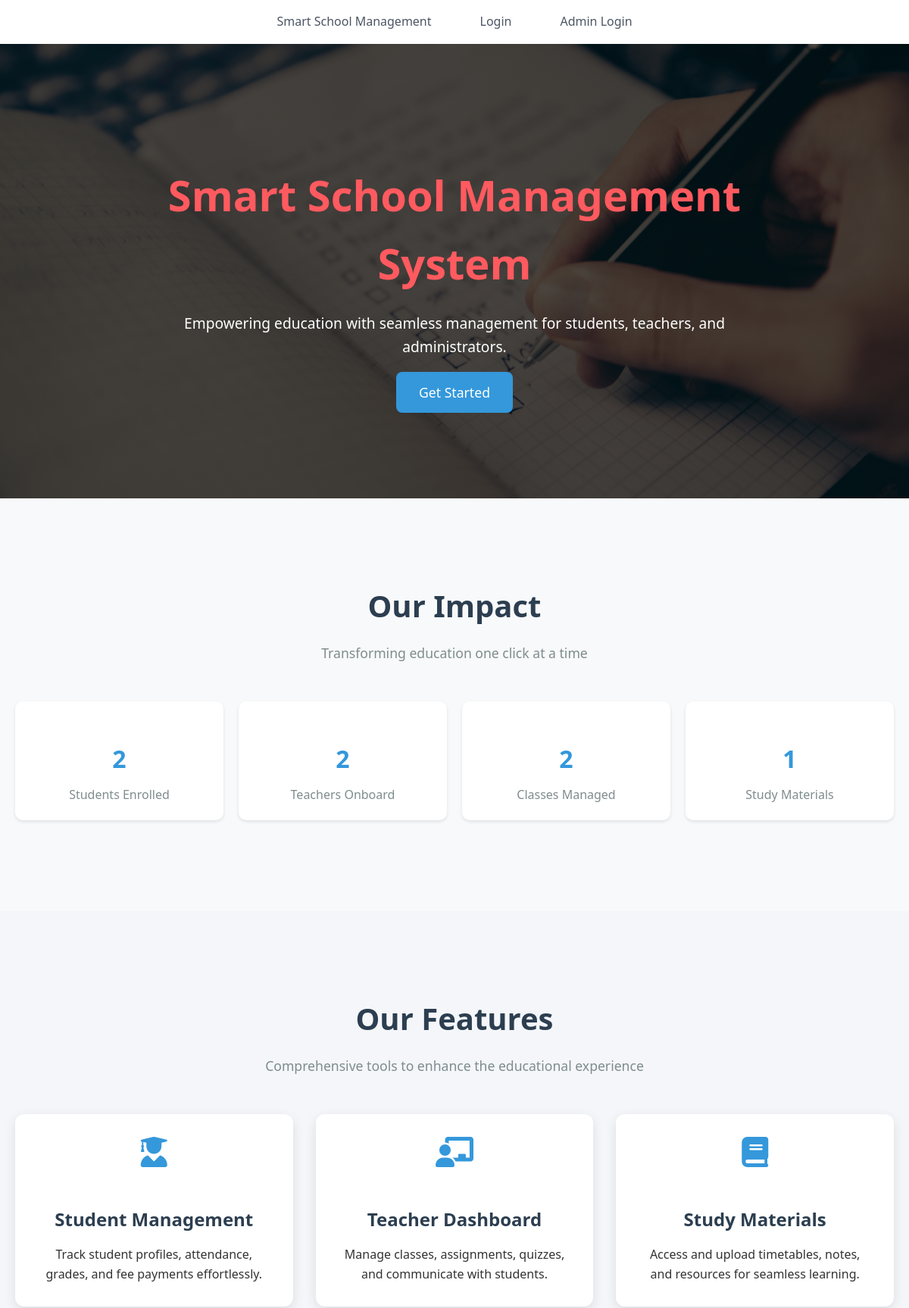
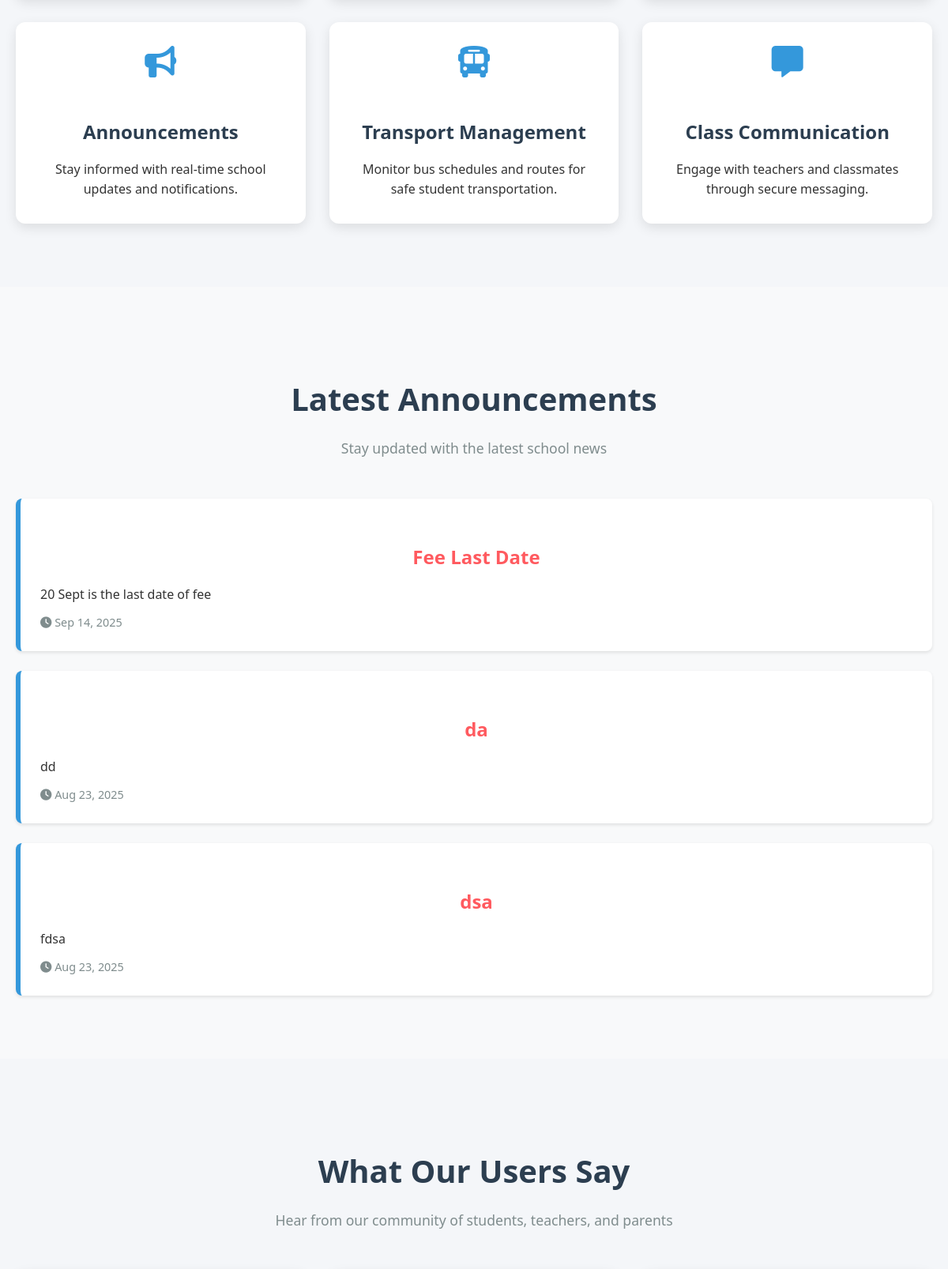
The page / (upper part) on the database its author committed (2 pictures, top to bottom).
### tables this page shows
CREATE TABLE `announcements` (
  `announcement_id` int(11) NOT NULL,
  `title` varchar(100) NOT NULL,
  `content` text NOT NULL,
  `posted_at` timestamp NOT NULL DEFAULT current_timestamp()
);

### index.php (the view, shortened to what this page needs)
<?php
include "config.php";
$announcements = mysqli_query($conn, "SELECT title, content, posted_at FROM announcements ORDER BY posted_at DESC LIMIT 4");
$total_students = mysqli_fetch_assoc(mysqli_query($conn, "SELECT COUNT(*) AS cnt FROM students"))['cnt'];
$total_teachers = mysqli_fetch_assoc(mysqli_query($conn, "SELECT COUNT(*) AS cnt FROM teachers"))['cnt'];
$total_classes = mysqli_fetch_assoc(mysqli_query($conn, "SELECT COUNT(*) AS cnt FROM classes"))['cnt'];
$total_materials = mysqli_fetch_assoc(mysqli_query($conn, "SELECT COUNT(*) AS cnt FROM materials"))['cnt'];
?>
<!DOCTYPE html>
<html lang="en">
<head>
    <link rel="stylesheet" href="https://cdnjs.cloudflare.com/ajax/libs/font-awesome/6.0.0/css/all.min.css">
    <link rel="stylesheet" href="./CSS/style.css">
</head>
<body>
        <?php include('navbar.php'); ?>
    <div class="hero">
        <div class="hero-content">
            <h1>Smart School Management System</h1>
            <p>Empowering education with seamless management for students, teachers, and administrators.</p>
            <a href="login.php" class="cta-button">Get Started</a>
        </div>
    </div>
    <section class="section">
        <div class="container">
            <div class="section-title">
                <h2>Our Impact</h2>
                <p>Transforming education one click at a time</p>
            </div>
            <div class="stats-container">
                <div class="stat-card">
                    <h3><?php echo $total_students; ?></h3>
                    <p>Students Enrolled</p>
                </div>
                <div class="stat-card">
                    <h3><?php echo $total_teachers; ?></h3>
                    <p>Teachers Onboard</p>
                </div>
                <div class="stat-card">
                    <h3><?php echo $total_classes; ?></h3>
                    <p>Classes Managed</p>
                </div>
                <div class="stat-card">
                    <h3><?php echo $total_materials; ?></h3>
                    <p>Study Materials</p>
                </div>
            </div>
        </div>
    </section>
    <section class="section" style="background: #f4f6f9;">
        <div class="container">
            <div class="section-title">
                <h2>Our Features</h2>
                <p>Comprehensive tools to enhance the educational experience</p>
            </div>
            <div class="features">
                <div class="feature-card">
                    <i class="fas fa-user-graduate"></i>
                    <h3>Student Management</h3>
                    <p>Track student profiles, attendance, grades, and fee payments effortlessly.</p>
                </div>
                <div class="feature-card">
                    <i class="fas fa-chalkboard-teacher"></i>
                    <h3>Teacher Dashboard</h3>
                    <p>Manage classes, assignments, quizzes, and communicate with students.</p>
                </div>
                <div class="feature-card">
                    <i class="fas fa-book"></i>
                    <h3>Study Materials</h3>
                    <p>Access and upload timetables, notes, and resources for seamless learning.</p>
                </div>
                <div class="feature-card">
                    <i class="fas fa-bullhorn"></i>
                    <h3>Announcements</h3>
                    <p>Stay informed with real-time school updates and notifications.</p>
                </div>
                <div class="feature-card">
                    <i class="fas fa-bus"></i>
                    <h3>Transport Management</h3>
                    <p>Monitor bus schedules and routes for safe student transportation.</p>
                </div>
                <div class="feature-card">
                    <i class="fas fa-comment-alt"></i>
                    <h3>Class Communication</h3>
                    <p>Engage with teachers and classmates through secure messaging.</p>
                </div>
            </div>
        </div>
    </section>
    <section class="section">
        <div class="container">
            <div class="section-title">
                <h2>Latest Announcements</h2>
                <p>Stay updated with the latest school news</p>
            </div>
            <div class="announcements">
                <?php if (mysqli_num_rows($announcements) > 0): ?>
                    <?php while ($row = mysqli_fetch_assoc($announcements)): ?>
                        <div class="announcement">
                            <h3><?php echo htmlspecialchars($row['title']); ?></h3>
                            <p><?php echo nl2br(htmlspecialchars(substr($row['content'], 0, 150) . (strlen($row['content']) > 150 ? '...' : ''))); ?></p>
                            <small><i class="fas fa-clock"></i> <?php echo date("M d, Y", strtotime($row['posted_at'])); ?></small>
                        </div>
                    <?php endwhile; ?>
                <?php endif; ?>
            </div>
        </div>
    </section>
    <section class="section" style="background: #f4f6f9;">
        <div class="container">
            <div class="section-title">
                <h2>What Our Users Say</h2>
                <p>Hear from our community of students, teachers, and parents</p>
            </div>
        </div>
    </section>
</body>
</html>

### CSS/style.css (style rules this page uses)
:root { --primary-color: #ff5a5f; --primary-hover: #e14d52; --secondary-color: #ffcc00; --secondary-hover: #e6b800; --text-primary: #1f2937; --text-secondary: #4b5563; --bg-primary: #ffffff; --bg-secondary: #fdf2f2; --border-color: #e5e7eb; --shadow-sm: 0 1px 2px rgba(0, 0, 0, 0.05); --shadow-md: 0 4px 6px rgba(0, 0, 0, 0.1); --shadow-lg: 0 10px 15px rgba(0, 0, 0, 0.15); }
* { margin: 0; padding: 0; box-sizing: border-box; }
body { font-family: 'Inter', sans-serif; background: linear-gradient(to right, #fffaf0, #fff5f5); color: var(--text-primary); line-height: 1.6; }
h1, h2, h3, h4, h5, h6 { margin-top: 30px; font-weight: 700; text-align: center; margin-bottom: 1rem; color: var(--primary-color); }
h1 { font-size: 2.5rem; }
h2 { font-size: 2rem; }
h3 { font-size: 1.5rem; }

### index.php (style rules this page uses)
* { margin: 0; padding: 0; box-sizing: border-box; font-family: 'Segoe UI', Tahoma, Geneva, Verdana, sans-serif; }
body { line-height: 1.6; color: #333; background: #f8f9fa; }
.hero { background: linear-gradient(rgba(0,0,0,0.7), rgba(0,0,0,0.7)), url('./images/img.jpg'); background-size: cover; background-position: center; height: 600px; display: flex; align-items: center; justify-content: center; text-align: center; color: white; }
.hero-content { max-width: 800px; padding: 20px; }
.hero h1 { font-size: 3.5em; margin-bottom: 20px; }
.hero p { font-size: 1.2em; margin-bottom: 30px; }
.cta-button { padding: 15px 30px; background: #3498db; color: white; text-decoration: none; border-radius: 8px; font-size: 1.1em; transition: background 0.3s, transform 0.3s; }
.section { padding: 80px 20px; }
.container { max-width: 1200px; margin: auto; }
.section-title { text-align: center; margin-bottom: 50px; }
.section-title h2 { font-size: 2.5em; color: #2c3e50; }
.section-title p { color: #7f8c8d; font-size: 1.1em; }
.stats-container { display: grid; grid-template-columns: repeat(auto-fit, minmax(200px, 1fr)); gap: 20px; margin-bottom: 40px; }
.stat-card { background: #fff; padding: 20px; border-radius: 10px; box-shadow: 0 2px 4px rgba(0,0,0,0.1); text-align: center; transition: transform 0.3s; }
.stat-card h3 { font-size: 2em; color: #3498db; margin-bottom: 10px; }
.stat-card p { color: #7f8c8d; font-size: 1em; }
.features { display: grid; grid-template-columns: repeat(auto-fit, minmax(300px, 1fr)); gap: 30px; }
.feature-card { background: #fff; padding: 30px; text-align: center; border-radius: 12px; box-shadow: 0 5px 15px rgba(0,0,0,0.1); transition: transform 0.3s; }
.feature-card i { font-size: 2.5em; color: #3498db; margin-bottom: 20px; }
.feature-card h3 { font-size: 1.5em; color: #2c3e50; margin-bottom: 15px; }
.announcements { display: grid; gap: 25px; margin-top: 30px; }
.announcement { background: #fff; padding: 25px; border-left: 6px solid #3498db; border-radius: 8px; box-shadow: 0 2px 4px rgba(0,0,0,0.1); transition: transform 0.3s; }
.announcement small { color: #7f8c8d; font-size: 0.9em; display: block; margin-top: 10px; }

### rows shown on the page
announcements: title "Fee Last Date", content "20 Sept is the last date of fee", posted_at "Sep 14, 2025"
announcements: title "da", content "dd", posted_at "Aug 23, 2025"
announcements: title "dsa", content "fdsa", posted_at "Aug 23, 2025"

### other values the page prints
$total_students "2"
$total_teachers "2"
$total_classes "2"
$total_materials "1"
